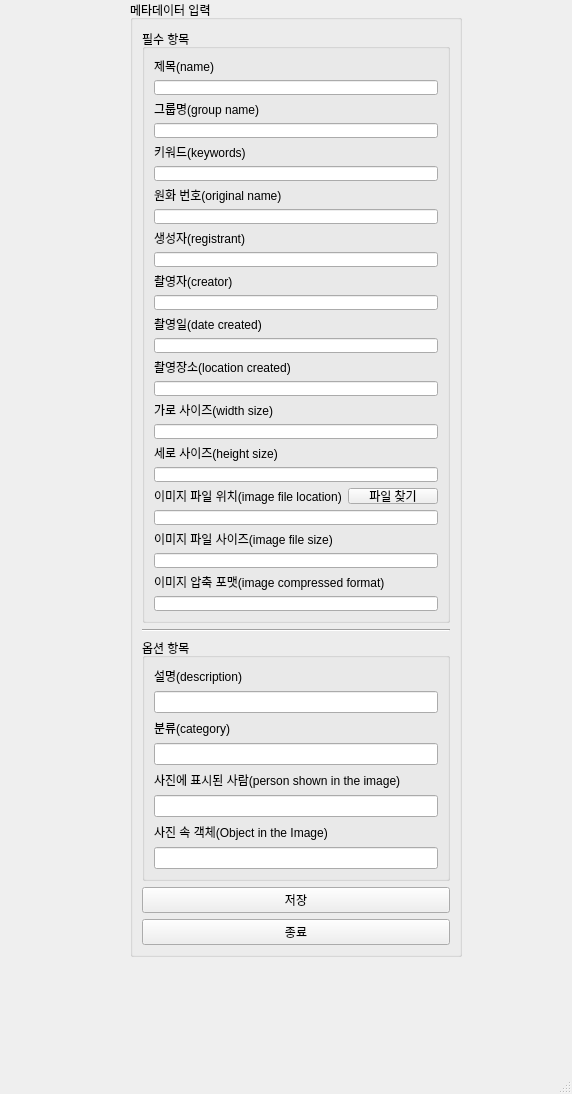
<?xml version="1.0" encoding="UTF-8"?>
<ui version="4.0">
 <class>MainWindow</class>
 <widget class="QMainWindow" name="MainWindow">
  <property name="geometry">
   <rect>
    <x>0</x>
    <y>0</y>
    <width>572</width>
    <height>1094</height>
   </rect>
  </property>
  <property name="windowTitle">
   <string>MainWindow</string>
  </property>
  <widget class="QWidget" name="centralwidget">
   <widget class="QWidget" name="horizontalLayoutWidget_2">
    <property name="geometry">
     <rect>
      <x>130</x>
      <y>0</y>
      <width>332</width>
      <height>957</height>
     </rect>
    </property>
    <layout class="QVBoxLayout" name="verticalLayout_4">
     <item>
      <widget class="QGroupBox" name="groupBox">
       <property name="title">
        <string>메타데이터 입력</string>
       </property>
       <layout class="QGridLayout" name="gridLayout_2">
        <item row="36" column="0">
         <widget class="QPushButton" name="pushButton_2">
          <property name="text">
           <string>종료</string>
          </property>
         </widget>
        </item>
        <item row="35" column="0">
         <layout class="QVBoxLayout" name="verticalLayout">
          <item>
           <widget class="QPushButton" name="pushButton">
            <property name="text">
             <string>저장</string>
            </property>
           </widget>
          </item>
         </layout>
        </item>
        <item row="33" column="0">
         <widget class="Line" name="line">
          <property name="orientation">
           <enum>Qt::Horizontal</enum>
          </property>
         </widget>
        </item>
        <item row="34" column="0">
         <widget class="QGroupBox" name="groupBox_2">
          <property name="title">
           <string>옵션 항목</string>
          </property>
          <layout class="QVBoxLayout" name="verticalLayout_2">
           <item>
            <layout class="QVBoxLayout" name="verticalLayout_3">
             <item>
              <widget class="QLabel" name="label_14">
               <property name="text">
                <string>설명(description)</string>
               </property>
              </widget>
             </item>
             <item>
              <widget class="QLineEdit" name="lineEdit_14"/>
             </item>
             <item>
              <widget class="QLabel" name="label_15">
               <property name="text">
                <string>분류(category)</string>
               </property>
              </widget>
             </item>
             <item>
              <widget class="QLineEdit" name="lineEdit_15"/>
             </item>
             <item>
              <widget class="QLabel" name="label_17">
               <property name="text">
                <string>사진에 표시된 사람(person shown in the image)</string>
               </property>
              </widget>
             </item>
             <item>
              <widget class="QLineEdit" name="lineEdit_17"/>
             </item>
             <item>
              <widget class="QLabel" name="label_18">
               <property name="text">
                <string>사진 속 객체(Object in the Image)</string>
               </property>
              </widget>
             </item>
             <item>
              <widget class="QLineEdit" name="lineEdit_18"/>
             </item>
            </layout>
           </item>
          </layout>
         </widget>
        </item>
        <item row="2" column="0">
         <widget class="QGroupBox" name="groupBox_3">
          <property name="title">
           <string>필수 항목</string>
          </property>
          <layout class="QVBoxLayout" name="verticalLayout_7">
           <item>
            <layout class="QVBoxLayout" name="verticalLayout_6">
             <item>
              <widget class="QLabel" name="label">
               <property name="text">
                <string>제목(name)</string>
               </property>
              </widget>
             </item>
             <item>
              <widget class="QLineEdit" name="lineEdit"/>
             </item>
             <item>
              <widget class="QLabel" name="label_2">
               <property name="text">
                <string>그룹명(group name)</string>
               </property>
              </widget>
             </item>
             <item>
              <widget class="QLineEdit" name="lineEdit_2"/>
             </item>
             <item>
              <widget class="QLabel" name="label_3">
               <property name="text">
                <string>키워드(keywords)</string>
               </property>
              </widget>
             </item>
             <item>
              <widget class="QLineEdit" name="lineEdit_3">
               <property name="contextMenuPolicy">
                <enum>Qt::DefaultContextMenu</enum>
               </property>
               <property name="autoFillBackground">
                <bool>false</bool>
               </property>
               <property name="readOnly">
                <bool>true</bool>
               </property>
               <property name="clearButtonEnabled">
                <bool>false</bool>
               </property>
              </widget>
             </item>
             <item>
              <widget class="QLabel" name="label_4">
               <property name="text">
                <string>원화 번호(original name)</string>
               </property>
              </widget>
             </item>
             <item>
              <widget class="QLineEdit" name="lineEdit_4"/>
             </item>
             <item>
              <widget class="QLabel" name="label_5">
               <property name="text">
                <string>생성자(registrant)</string>
               </property>
              </widget>
             </item>
             <item>
              <widget class="QLineEdit" name="lineEdit_5"/>
             </item>
             <item>
              <widget class="QLabel" name="label_6">
               <property name="text">
                <string>촬영자(creator)</string>
               </property>
              </widget>
             </item>
             <item>
              <widget class="QLineEdit" name="lineEdit_6"/>
             </item>
             <item>
              <widget class="QLabel" name="label_7">
               <property name="text">
                <string>촬영일(date created)</string>
               </property>
              </widget>
             </item>
             <item>
              <widget class="QLineEdit" name="lineEdit_7"/>
             </item>
             <item>
              <widget class="QLabel" name="label_8">
               <property name="text">
                <string>촬영장소(location created)</string>
               </property>
              </widget>
             </item>
             <item>
              <widget class="QLineEdit" name="lineEdit_8"/>
             </item>
             <item>
              <widget class="QLabel" name="label_9">
               <property name="text">
                <string>가로 사이즈(width size)</string>
               </property>
              </widget>
             </item>
             <item>
              <widget class="QLineEdit" name="lineEdit_9"/>
             </item>
             <item>
              <widget class="QLabel" name="label_10">
               <property name="text">
                <string>세로 사이즈(height size)</string>
               </property>
              </widget>
             </item>
             <item>
              <widget class="QLineEdit" name="lineEdit_10"/>
             </item>
             <item>
              <layout class="QHBoxLayout" name="horizontalLayout_2">
               <item>
                <widget class="QLabel" name="label_11">
                 <property name="text">
                  <string>이미지 파일 위치(image file location)</string>
                 </property>
                </widget>
               </item>
               <item>
                <widget class="QPushButton" name="pushButton_3">
                 <property name="text">
                  <string>파일 찾기</string>
                 </property>
                </widget>
               </item>
              </layout>
             </item>
             <item>
              <widget class="QLineEdit" name="lineEdit_11"/>
             </item>
             <item>
              <widget class="QLabel" name="label_12">
               <property name="text">
                <string>이미지 파일 사이즈(image file size)</string>
               </property>
              </widget>
             </item>
             <item>
              <widget class="QLineEdit" name="lineEdit_12"/>
             </item>
             <item>
              <widget class="QLabel" name="label_13">
               <property name="text">
                <string>이미지 압축 포맷(image compressed format)</string>
               </property>
              </widget>
             </item>
             <item>
              <widget class="QLineEdit" name="lineEdit_13"/>
             </item>
            </layout>
           </item>
          </layout>
         </widget>
        </item>
       </layout>
      </widget>
     </item>
    </layout>
   </widget>
  </widget>
  <widget class="QMenuBar" name="menubar">
   <property name="geometry">
    <rect>
     <x>0</x>
     <y>0</y>
     <width>572</width>
     <height>21</height>
    </rect>
   </property>
  </widget>
  <widget class="QStatusBar" name="statusbar"/>
 </widget>
 <resources/>
 <connections/>
</ui>
